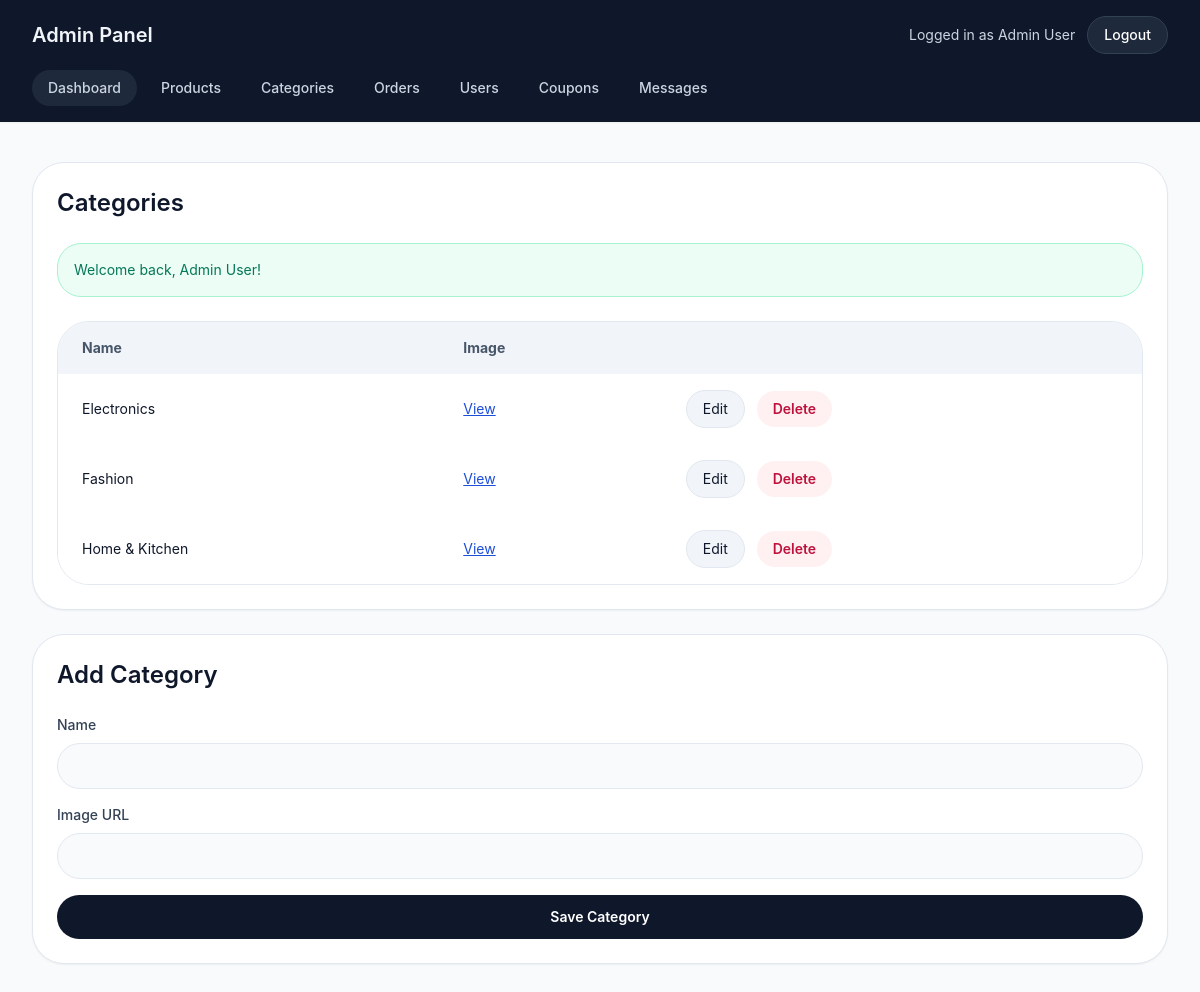
Screenshot of /admin/categories.php (signed in) with the database file from the repository.
### tables this page shows
CREATE TABLE IF NOT EXISTS users (
    id INT AUTO_INCREMENT PRIMARY KEY,
    name VARCHAR(120) NOT NULL,
    phone VARCHAR(20) DEFAULT NULL,
    email VARCHAR(150) NOT NULL UNIQUE,
    password VARCHAR(255) NOT NULL,
    role ENUM('user','admin') NOT NULL DEFAULT 'user',
    created_at TIMESTAMP DEFAULT CURRENT_TIMESTAMP
);

CREATE TABLE IF NOT EXISTS categories (
    id INT AUTO_INCREMENT PRIMARY KEY,
    name VARCHAR(120) NOT NULL,
    category_image VARCHAR(255) DEFAULT NULL,
    created_at TIMESTAMP DEFAULT CURRENT_TIMESTAMP
);

### includes/functions.php (called while the page is built, shortened)
<?php
require_once __DIR__ . '/db.php';
function sanitize($value) {
    return htmlspecialchars(trim($value), ENT_QUOTES, 'UTF-8');
}
function isLoggedIn() {
    return !empty($_SESSION['user_id']);
}
function getCurrentUser() {
    global $pdo;
    $stmt = $pdo->prepare('SELECT id, name, email FROM users WHERE id = ?');
    $stmt->execute([$_SESSION['user_id']]);
    return $stmt->fetch();
}
function flash($key, $message = null) {
    if ($message === null) {
        if (!empty($_SESSION['flash'][$key])) {
            $msg = $_SESSION['flash'][$key];
            return $msg;
        }
        return null;
    }
}

### admin/categories.php (the view, shortened to what this page needs)
<?php
require_once __DIR__ . '/_header.php';
$category = null;
$categories = $pdo->query('SELECT * FROM categories ORDER BY name')->fetchAll();
?>
<div class="grid gap-6 xl:grid-cols-[2fr_1fr]">
    <div class="rounded-[2rem] border border-slate-200 bg-white p-6 shadow-sm">
        <h2 class="text-2xl font-semibold text-slate-900">Categories</h2>
        <?php if ($msg = flash('success')): ?><div class="mt-6 rounded-3xl border border-emerald-200 bg-emerald-50 p-4 text-sm text-emerald-700"><?= sanitize($msg) ?></div><?php endif; ?>
        <div class="mt-6 overflow-hidden rounded-[2rem] border border-slate-200">
            <table class="w-full border-separate border-spacing-0 text-left text-sm">
                <thead class="bg-slate-100 text-slate-600"><tr><th class="px-6 py-4">Name</th><th class="px-6 py-4">Image</th><th class="px-6 py-4"></th></tr></thead>
                <tbody>
                    <?php foreach ($categories as $cat): ?>
                        <tr class="border-t border-slate-200 bg-white">
                            <td class="px-6 py-4 text-slate-900"><?= sanitize($cat['name']) ?></td>
                            <td class="px-6 py-4 text-slate-700"><?= sanitize($cat['category_image']) ? '<a href="' . sanitize($cat['category_image']) . '" target="_blank" class="text-brand underline">View</a>' : '—' ?></td>
                            <td class="px-6 py-4 space-x-2">
                                <a class="inline-flex rounded-full border border-slate-200 bg-slate-100 px-4 py-2 text-sm text-slate-900 hover:bg-slate-50" href="<?= BASE_URL ?>/admin/categories.php?edit=<?= $cat['id'] ?>">Edit</a>
                                <form class="inline" method="post" onsubmit="return confirm('Delete category?');"><input type="hidden" name="delete_id" value="<?= $cat['id'] ?>"><button class="inline-flex rounded-full bg-rose-50 px-4 py-2 text-sm font-semibold text-rose-700 hover:bg-rose-100">Delete</button></form>
                            </td>
                        </tr>
                    <?php endforeach; ?>
                </tbody>
            </table>
        </div>
    </div>
    <aside class="rounded-[2rem] border border-slate-200 bg-white p-6 shadow-sm">
        <h2 class="text-2xl font-semibold text-slate-900"><?= $category ? 'Edit Category' : 'Add Category' ?></h2>
        <form method="post" class="mt-6 space-y-4">
            <label class="block text-sm font-medium text-slate-700">Name<input name="name" value="<?= sanitize($category['name'] ?? '') ?>" required class="mt-2 w-full rounded-3xl border border-slate-200 bg-slate-50 px-4 py-3 text-slate-900 outline-none focus:border-slate-900" /></label>
            <label class="block text-sm font-medium text-slate-700">Image URL<input name="category_image" value="<?= sanitize($category['category_image'] ?? '') ?>" class="mt-2 w-full rounded-3xl border border-slate-200 bg-slate-50 px-4 py-3 text-slate-900 outline-none focus:border-slate-900" /></label>
            <button class="inline-flex w-full items-center justify-center rounded-3xl bg-slate-900 px-6 py-3 text-sm font-semibold text-white hover:bg-slate-800">Save Category</button>
        </form>
    </aside>
</div>
<?php require_once __DIR__ . '/_footer.php'; ?>

### admin/_header.php (shortened to what this page needs)
<?php
require_once __DIR__ . '/../includes/functions.php';
$adminName = sanitize($_SESSION['user_id'] ? getCurrentUser()['name'] : 'Admin');
?>
<!DOCTYPE html>
<html lang="en">
<head>
    <script src="https://cdn.tailwindcss.com"></script>
    <link rel="stylesheet" href="https://cdnjs.cloudflare.com/ajax/libs/font-awesome/6.5.2/css/all.min.css" />
</head>
<body class="min-h-screen bg-slate-50 text-slate-900 font-body">
<header class="bg-slate-900 text-slate-100 shadow-sm">
    <div class="mx-auto flex max-w-7xl flex-col gap-4 px-4 py-4 sm:px-6 lg:px-8">
        <div class="flex items-center justify-between gap-4">
            <a href="<?= BASE_URL ?>/admin/dashboard.php" class="text-xl font-semibold">Admin Panel</a>
            <div class="flex items-center gap-3">
                <span class="text-sm text-slate-300">Logged in as <?= $adminName ?></span>
                <a href="<?= BASE_URL ?>/admin/logout.php" class="rounded-full border border-slate-700 bg-slate-800 px-4 py-2 text-sm font-medium text-white hover:bg-slate-700">Logout</a>
            </div>
        </div>
        <nav class="flex flex-wrap gap-2 text-sm font-medium text-slate-300">
            <a href="<?= BASE_URL ?>/admin/dashboard.php" class="rounded-full bg-slate-800 px-4 py-2 hover:bg-slate-700">Dashboard</a>
            <a href="<?= BASE_URL ?>/admin/products.php" class="rounded-full px-4 py-2 hover:bg-slate-700">Products</a>
            <a href="<?= BASE_URL ?>/admin/categories.php" class="rounded-full px-4 py-2 hover:bg-slate-700">Categories</a>
            <a href="<?= BASE_URL ?>/admin/orders.php" class="rounded-full px-4 py-2 hover:bg-slate-700">Orders</a>
            <a href="<?= BASE_URL ?>/admin/users.php" class="rounded-full px-4 py-2 hover:bg-slate-700">Users</a>
            <a href="<?= BASE_URL ?>/admin/coupons.php" class="rounded-full px-4 py-2 hover:bg-slate-700">Coupons</a>
            <a href="<?= BASE_URL ?>/admin/messages.php" class="rounded-full px-4 py-2 hover:bg-slate-700">Messages</a>
        </nav>
    </div>
</header>
<main class="mx-auto max-w-7xl px-4 py-10 sm:px-6 lg:px-8">

### rows the page displays
users: name "Admin User"
categories: name "Electronics"
categories: name "Fashion"
categories: name "Home & Kitchen"

### other values shown
$msg "Welcome back, Admin User!"
